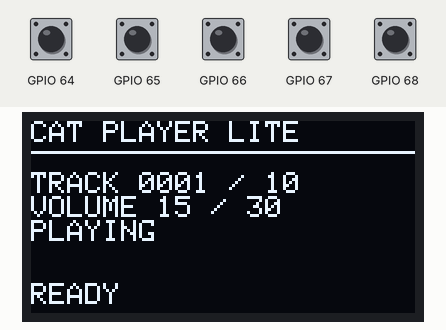
Recording of a sketch running on a simulated ESP32. On the bench: 128×64 one-colour display. Inputs (shaded band) come from the test bench; at power-on: GPIO 64–68 HIGH. The audio player accepts every command and is not drawn; what the sketch prints to the serial monitor is not drawn.

Above: at 2.2 s.
2.3 s: GPIO 64 pulled LOW for 0.15 s
At 3.5 s:
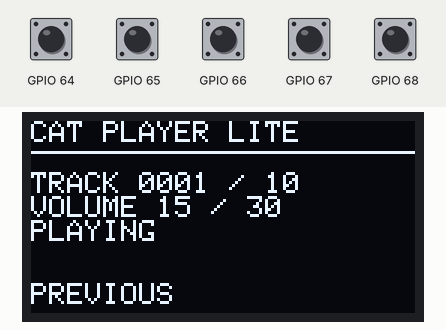
3.9 s: GPIO 65 pulled LOW for 0.15 s
At 4.8 s:
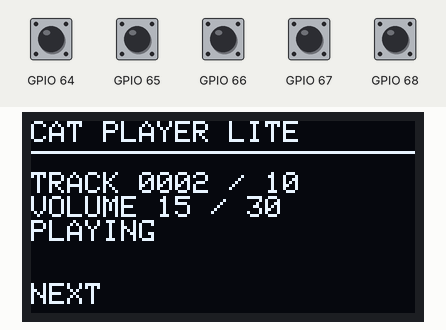
5.5 s: GPIO 68 pulled LOW for 0.15 s
At 6.0 s:
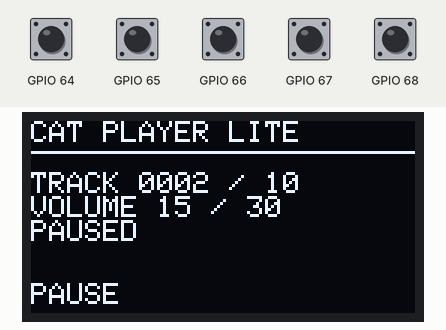
7.1 s: GPIO 65 pulled LOW for 1 s
At 8.4 s:
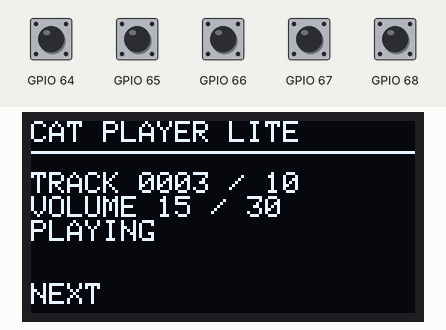
9.6 s: GPIO 64 pulled LOW for 1 s
At 10.3 s:
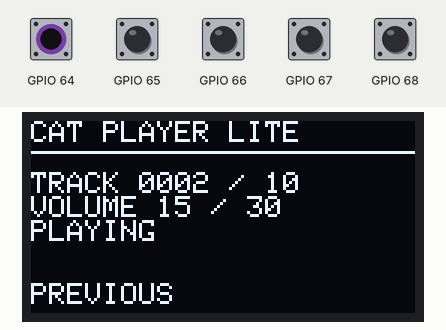
12.1 s: GPIO 68 pulled LOW for 1 s
At 13.6 s:
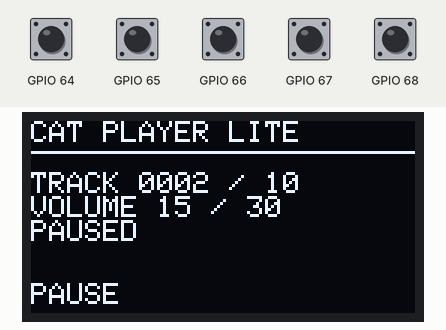
Timing chart, 0 to 15.1 s (numbered marks = the images above; inputs shaded):
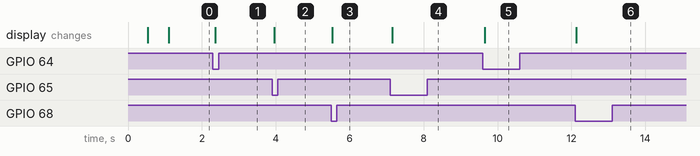

The sketch:

cat_player_lite.ino
```cpp
#include <Arduino.h>
#include <Wire.h>
#include <Adafruit_GFX.h>
#include <Adafruit_MCP23X17.h>
#include <Adafruit_SSD1306.h>
#include <DFRobotDFPlayerMini.h>

namespace Pins {
constexpr uint8_t dfPlayerRx = 5;  // XIAO D3 receives from DFPlayer TX.
constexpr uint8_t dfPlayerTx = 4;  // XIAO D2 sends through 1 kOhm to DFPlayer RX.
constexpr uint8_t i2cSda = 6;      // XIAO D4.
constexpr uint8_t i2cScl = 7;      // XIAO D5.
}  // namespace Pins

namespace Controls {
constexpr uint8_t previous = 0;
constexpr uint8_t next = 1;
constexpr uint8_t encoderA = 2;
constexpr uint8_t encoderB = 3;
constexpr uint8_t encoderPress = 4;
}  // namespace Controls

constexpr uint8_t oledAddress = 0x3C;
constexpr uint8_t mcpAddress = 0x20;
constexpr uint8_t screenWidth = 128;
constexpr uint8_t screenHeight = 64;

HardwareSerial dfSerial(1);
DFRobotDFPlayerMini player;
Adafruit_MCP23X17 controls;
Adafruit_SSD1306 display(screenWidth, screenHeight, &Wire, -1);

bool playerReady = false;
bool controlsReady = false;
bool displayReady = false;
bool paused = false;
int volumeLevel = 15;  // DFPlayer range: 0 to 30.
int currentTrack = 1;
int trackCount = 0;
uint8_t lastEncoderState = 0b11;
uint32_t lastInputScanMs = 0;

bool pressed(uint8_t pin) {
  return controls.digitalRead(pin) == LOW;
}

void drawScreen(const char* eventText) {
  if (!displayReady) return;

  display.clearDisplay();
  display.setTextColor(SSD1306_WHITE);
  display.setTextSize(1);
  display.setCursor(0, 0);
  display.println("CAT PLAYER LITE");
  display.drawLine(0, 10, 127, 10, SSD1306_WHITE);

  display.setCursor(0, 17);
  if (!playerReady) {
    display.println("PLAYER NOT FOUND");
  } else {
    display.printf("TRACK %04d", currentTrack);
    if (trackCount > 0) {
      display.printf(" / %d", trackCount);
    }
    display.println();
    display.printf("VOLUME %d / 30\n", volumeLevel);
    display.println(paused ? "PAUSED" : "PLAYING");
  }

  display.setCursor(0, 54);
  display.print(eventText);
  display.display();
}

void selectPreviousTrack() {
  if (!playerReady) return;
  player.previous();
  currentTrack = max(1, currentTrack - 1);
  paused = false;
  drawScreen("PREVIOUS");
}

void selectNextTrack() {
  if (!playerReady) return;
  player.next();
  currentTrack = trackCount > 0 ? min(trackCount, currentTrack + 1) : currentTrack + 1;
  paused = false;
  drawScreen("NEXT");
}

void togglePause() {
  if (!playerReady) return;
  paused = !paused;
  if (paused) {
    player.pause();
  } else {
    player.start();
  }
  drawScreen(paused ? "PAUSE" : "PLAY");
}

void scanControls() {
  static bool lastPrevious = false;
  static bool lastNext = false;
  static bool lastPress = false;
  static int8_t encoderAccumulator = 0;
  static const int8_t transitionDelta[16] = {
      0, -1, 1, 0,
      1, 0, 0, -1,
      -1, 0, 0, 1,
      0, 1, -1, 0};

  const bool nowPrevious = pressed(Controls::previous);
  const bool nowNext = pressed(Controls::next);
  const bool nowPress = pressed(Controls::encoderPress);

  if (nowPrevious && !lastPrevious) selectPreviousTrack();
  if (nowNext && !lastNext) selectNextTrack();
  if (nowPress && !lastPress) togglePause();

  lastPrevious = nowPrevious;
  lastNext = nowNext;
  lastPress = nowPress;

  const uint8_t encoderState =
      (controls.digitalRead(Controls::encoderA) << 1) |
      controls.digitalRead(Controls::encoderB);
  const uint8_t transition = (lastEncoderState << 2) | encoderState;
  encoderAccumulator += transitionDelta[transition];
  lastEncoderState = encoderState;

  if (encoderAccumulator >= 4 || encoderAccumulator <= -4) {
    const int8_t detent = encoderAccumulator > 0 ? 1 : -1;
    encoderAccumulator = 0;
    volumeLevel = constrain(volumeLevel + detent, 0, 30);
    if (playerReady) {
      player.volume(volumeLevel);
    }
    drawScreen(detent > 0 ? "VOLUME UP" : "VOLUME DOWN");
  }
}

void setup() {
  Serial.begin(115200);
  delay(500);

  Wire.begin(Pins::i2cSda, Pins::i2cScl);
  displayReady = display.begin(SSD1306_SWITCHCAPVCC, oledAddress);
  if (!displayReady) {
    Serial.println("OLED not found");
  }

  controlsReady = controls.begin_I2C(mcpAddress, &Wire);
  if (controlsReady) {
    for (uint8_t pin = Controls::previous; pin <= Controls::encoderPress; ++pin) {
      controls.pinMode(pin, INPUT_PULLUP);
    }
    lastEncoderState =
        (controls.digitalRead(Controls::encoderA) << 1) |
        controls.digitalRead(Controls::encoderB);
  }

  dfSerial.begin(9600, SERIAL_8N1, Pins::dfPlayerRx, Pins::dfPlayerTx);
  playerReady = player.begin(dfSerial, true, true);
  if (playerReady) {
    player.volume(volumeLevel);
    trackCount = player.readFileCounts();
    player.playMp3Folder(currentTrack);
  }

  if (displayReady) {
    drawScreen(playerReady ? "READY" : "CHECK PLAYER");
  }

  Serial.printf("DFPlayer: %s\n", playerReady ? "OK" : "not found");
  Serial.printf("Controls: %s\n", controlsReady ? "OK" : "not found");
  Serial.printf("Tracks: %d\n", trackCount);
}

void loop() {
  if (controlsReady && millis() - lastInputScanMs >= 5) {
    lastInputScanMs = millis();
    scanControls();
  }

  if (playerReady && player.available()) {
    const uint8_t eventType = player.readType();
    const int eventValue = player.read();
    Serial.printf("DFPlayer event %u value %d\n", eventType, eventValue);

    if (eventType == DFPlayerPlayFinished && !paused) {
      selectNextTrack();
    }
  }
}
```

Measured:
- after the input at 2.3 s, the display: changes after 0.06 s (image 1)
- after the input at 3.9 s, the display: changes after 0.06 s (image 2)
- after the input at 5.5 s, the display: changes at once (image 3)
- after the input at 7.1 s, the display: changes after 0.06 s (image 4)
- after the input at 9.6 s, the display: changes after 0.06 s (image 5)
- after the input at 12.1 s, the display: changes at once (image 6)
